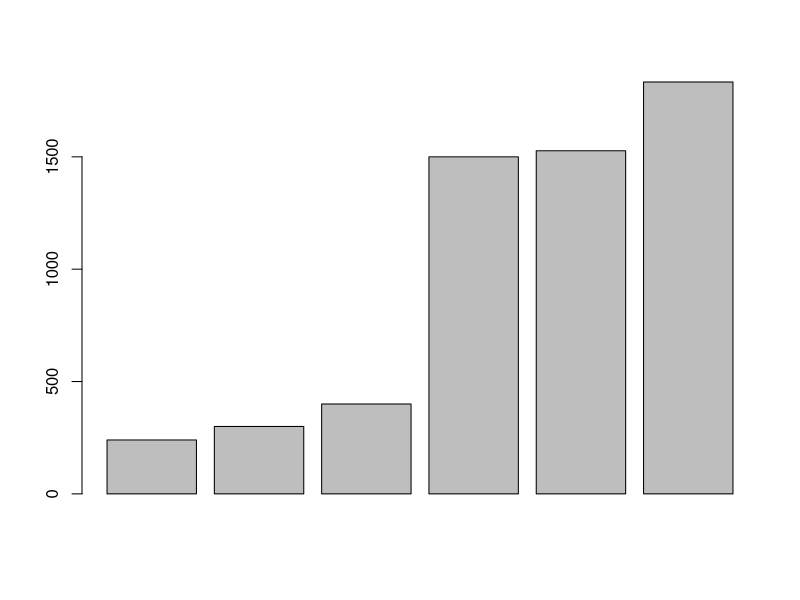
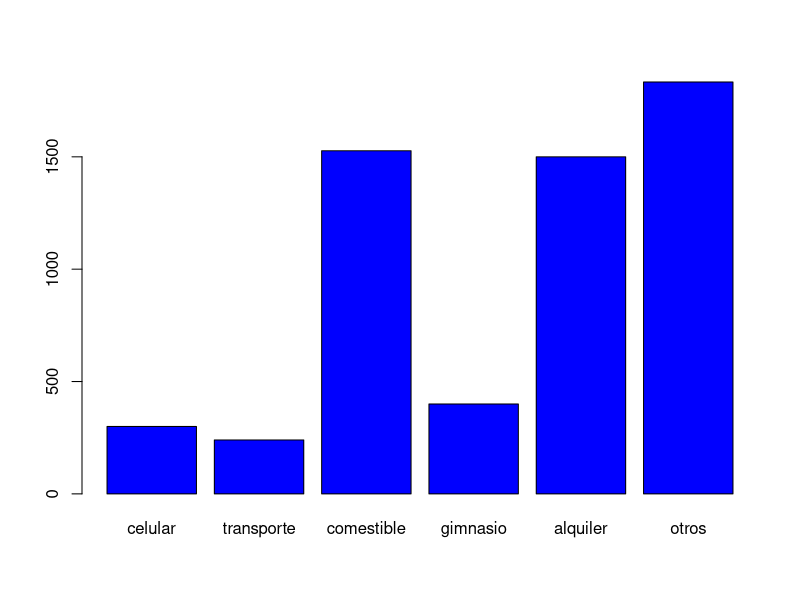

Generate these figures, in order, with R:
#ANALISIS ESTADISTICO
#Nombre: Jonathan Abelardo Mata Hernandez
#Fecha: 03/02/2022
#Matricula: 1686965

#Laboratorio 1: Empezar con R y RStudio
#Trabajar con datos en R

#Gastos totales

300 + 240 + 1527 + 400 + 1500 + 1833

celular <- 300
celular
transporte <- 240
transporte
comestible <- 1527
comestible
gimnasio <- 400
comestible
alquiler <- 1500
alquiler
otros <- 1833
otros

gastos_totales <- c(celular + transporte + comestible + gimnasio + alquiler + otros)
gastos_totales
gastos_5meses <- c(gastos_totales*5)
gastos_5meses
gastos_10meses <- c(gastos_5meses*2)
gastos_10meses

gastos <- c(celular, transporte, comestible, gimnasio, alquiler, otros)
gastos
barplot(sort(gastos))
variables <- c('celular','transporte','comestible','gimnasio','alquiler','otros')
variables
Cantidad <- c(300,240,1527,400,1500,1833)
Cantidad

barplot(height=Cantidad, names=variables,
        col=c('blue'))

#Parte II Variables
#problema 1:

#Nombre de estudiante(cualitativa)
#Fecha de nacimiento (cualitativa)
#Edad(cuantitativa)
#Dirección de casa(cualitativa)
#Número de telefono(cualitativa)
#Área principal de estudio(cualitativa)
#Grado de año universitario(cuantitativo)
#Puntaje de prueba de mitad de período(cuantitativa)
#Calificación general(cualitativo)
#Tiempo para completar la prueba final de MCF 202(cuantitativa)
#Número de hermanos(cuantitativa)

#Problema 2:

#apps para ver peliculas 

#cuantitativas
#cuantas aplicaciones existen a nivel global
#cuantas aplicaciones hay en tu pais
#cuantas aplicaciones son gratis
#cuantas aplicaciones son de paga 
#cuantas apps son las menos descargadas
#cuantas apps son las más descargadas
#cuantas apps son ilegales

#Categórias
#series más vistas de cada aplicación 
#series mas vistas en México
#aplicación preferida por los millenials
#aplicación preferida por personas mayores
#app preferida por tus amigos
#el color de cada app
#el diseño de cada logotivo de las apps

#Problema 3

#¿Qué aplicación de expresión personal es la más usada por los jovenes?
#R= 2(TWITTER)

#¿cuántos usuarios de twitter son hatters?
#es una variable cuantitativa ya que se el número de usuarios de expresara de manera númerica.

#problema 4

#¿Cuál es la cantidad promedio de horas que los estudiantes de universidades públicas trabajan cada semana?
#(1)los estudiantes 
#(2)horas de trabajo semanal 
#(3)cuantitativa 

#¿Qué proporción de todos los estudiantes universitarios de México están inscritos en una universidad pública?
#(1)estudiantes universitarios 
#(2)inscritos en universidad pública
#(3)cuantitativa

#En las universidades públicas, ¿las estudiantes femeninas tienen un promedio de CENEVAL más alto que los estudiantes varones?
#(1)las estudiantes femeninas y los estudiantes varones 
#(2)promedios 
#(3)categórica 

#¿Es más probable que las atletas universitarias reciban asesoramiento académico que los atletas no universitarios?
#(1)atletas universitarios y no universitarios 
#(2)acesoramiento academico 
#(3)categórico

#Si reuniéramos datos para responder a las preguntas de la investigación anterior, ¿que datos podrían analizarse mediante un histagrama? ¿Cómo lo sabes?.
#(1)horas de trabajo semanalen promedio, número de estudiantes inscritos
#(2)los cuantitativos, ya que podrian graficarse mediante histogramas
#(3)categórico, se sabe porque son datos cuantificables. 




